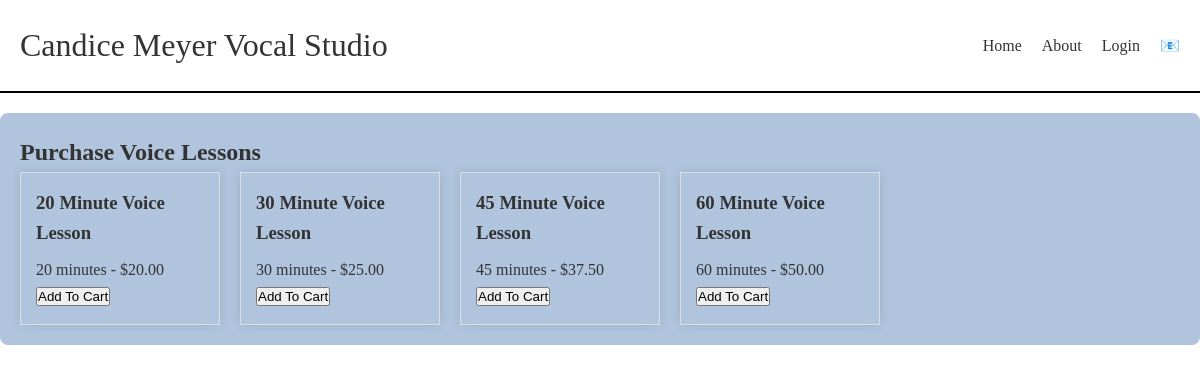
The page /store/ on the database as committed earlier.
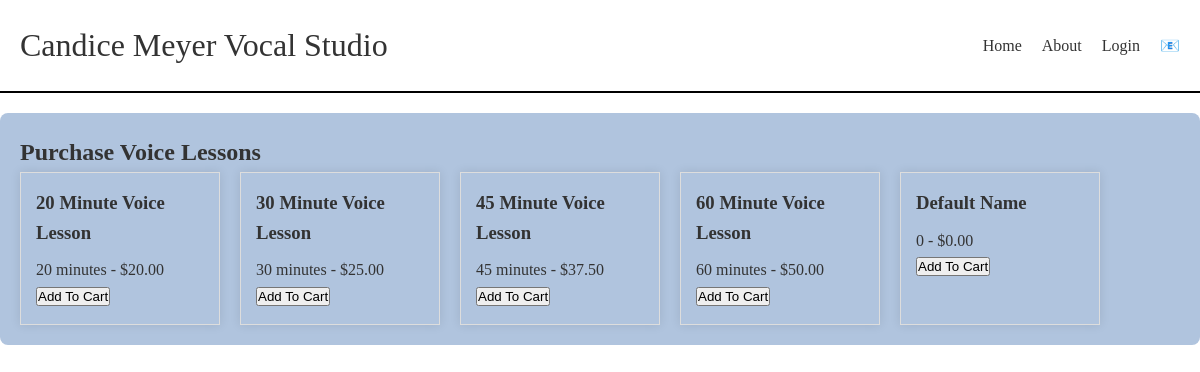
The same page on the database as committed later.
### lessons/models.py (models this page shows, shortened)
class LessonType(models.Model):
    name = models.CharField(max_length=100, default="Default Name")
    duration = models.CharField(max_length=20, choices=[
        ('20', '20 minutes'),
        ('30', '30 minutes'),
        ('45', '45 minutes'),
        ('60', '60 minutes'),
    ])
    price = models.DecimalField(max_digits=6, decimal_places=2)
    sale_price = models.DecimalField(max_digits=6, decimal_places=2, null=True, blank=True)
    description = models.TextField(default="No description")
    def is_on_sale(self):
        return self.sale_price is not None and self.sale_price < self.price

### lessons/views.py (the view)
# urls.py: path('store/', views.store_view, name='store'),  # Store listing all available lessons
def store_view(request):
    lessons = LessonType.objects.all()
    return render(request, 'lessons/store.html', {'lessons': lessons})

### lessons/templates/lessons/store.html (shortened to what this page needs)
{% extends 'lessons/base.html' %}
{% load static %}
{% block content %}
<h2>Purchase Voice Lessons</h2>
<div class="lesson-grid">
    {% for lesson in lessons %}
    <div class="lesson-card">
        <h3>{{ lesson.name }}</h3>
        <p>{{ lesson.get_duration_display }} -
            {% if lesson.is_on_sale %}
                <span class="sale-price">${{ lesson.sale_price }}</span>
                <span class="original-price">${{ lesson.price }}</span>
            {% else %}
                ${{ lesson.price }}
            {% endif %}
        </p>
        <form action="{% url 'add_to_cart' lesson.id %}" method="post">
            <button type="submit">Add To Cart</button>
        </form>
    </div>
    {% endfor %}
</div>
{% endblock %}

### lessons/templates/lessons/base.html (shortened to what this page needs)
{% load static %}
<!DOCTYPE html>
<html lang="en">
<head>
    <link rel="stylesheet" href="{% static 'lessons/css/style.css' %}">
</head>
<body>
<header>
    <h1>Candice Meyer Vocal Studio</h1>
    <nav>
        <a href="{% url 'home' %}">Home</a>
        <a href="{% url 'about' %}">About</a>
        {% if user.is_authenticated %}
            <a href="{% url 'profile' %}">Profile</a>
            <a href="{% url 'store' %}">Voice Lessons</a>
            <a href="{% url 'cart' %}" class="cart-icon" aria-label="Cart">
                🛒
            </a>
            <form action="{% url 'logout' %}" method="post" style="display:inline;">
                {% csrf_token %}
                <button type="submit" style="background:none; border:none; color:inherit; cursor:pointer; font-size:1rem;">
                    Logout
                </button>
            </form>
        {% else %}
            <a href="{% url 'login' %}">Login</a>
        {% endif %}
        <a href="mailto:candicemeyervocalist@outlook.com?subject=Inquiry from Student" class="email-icon-link" aria-label="Email">
            📧
        </a>
    </nav>
</header>
<div class="content-container">
<main>
    {% block content %}{% endblock %}
</main>
</div>
</body>
</html>

### lessons/static/lessons/css/style.css (style rules this page uses)
* { margin: 0; padding: 0; box-sizing: border-box; }
body { font-family: Georgia, 'Times New Roman', Times, serif; color: #333; line-height: 1.6; }
header { display: flex; align-items: center; justify-content: space-between; background-color: #fff; padding: 20px; border-bottom: 2px solid #000; }
header h1 { font-size: 2rem; font-weight: normal; margin: 0; }
nav { display: flex; align-items: center; gap: 20px; }
nav a { text-decoration: none; color: #333; font-size: 1rem; position: relative; font-family: Georgia, 'Times New Roman', Times, serif; }
.content-container { display: flex; align-items: flex-start; gap: 20px; margin: 20px 0; padding: 20px; background-color: #b0c4de; border-radius: 8px; }
.lesson-grid { display: flex; flex-wrap: wrap; gap: 20px; }
.lesson-card { border: 1px solid #ddd; padding: 15px; width: 200px; box-shadow: 0 0 10px rgba(0, 0, 0, 0.1); }
.lesson-card h3 { margin-bottom: 10px; }

Rows that differ between the two databases and show on the page:
added LessonType: name "Default Name", duration "0", price "0.00"
